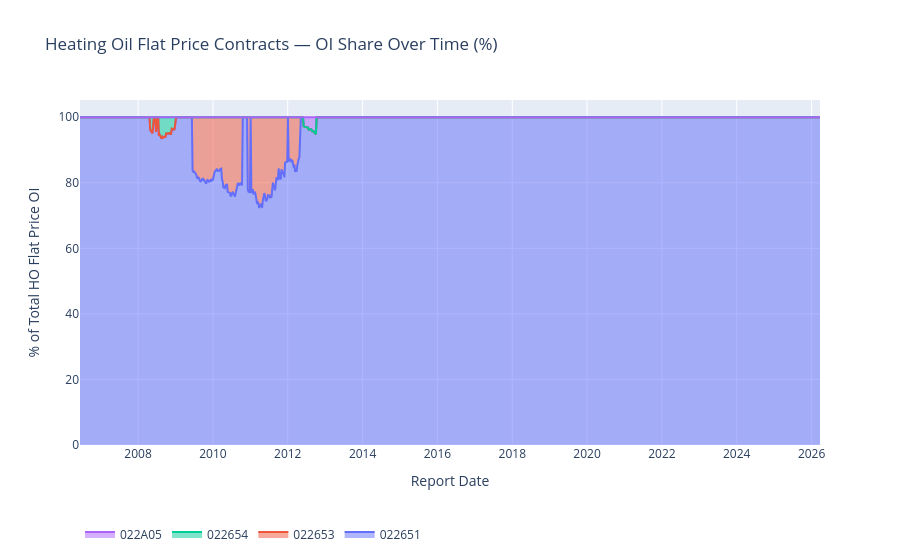

Notebook source saved alongside this figure:
### Markdown cell above
## Open Interest Over Time — Stacked Area (Percentage)

### Code cell
pivot = ho.pivot_table(
    index="report_date_as_yyyy_mm_dd",
    columns="cftc_contract_market_code",
    values="open_interest_all",
    aggfunc="sum",
).fillna(0)

pct = pivot.div(pivot.sum(axis=1), axis=0) * 100

fig = go.Figure()
for col in pct.columns:
    label = code_labels.get(col, col)
    fig.add_trace(go.Scatter(
        x=pct.index, y=pct[col],
        name=col,
        hovertext=label,
        stackgroup="one",
        groupnorm="percent",
    ))
fig.update_layout(
    title="Heating Oil Flat Price Contracts — OI Share Over Time (%)",
    xaxis_title="Report Date",
    yaxis_title="% of Total HO Flat Price OI",
    legend=dict(orientation="h", yanchor="bottom", y=-0.3),
)
fig.show()

### Figure 1 — Plotly figure (JSON) as saved in the notebook; plotly's stock layout.template omitted (floating-point values rounded to 4 significant figures; data arrays with more than 128 entries replaced by an {"elided": "..."} marker saying what was removed)
{"data": [{"groupnorm": "percent", "hovertext": "NO. 2 HEATING OIL, N.Y. HARBOR - NEW YORK MERCANTILE EXCHANGE", "name": "022651", "stackgroup": "one", "type": "scatter", "x": {"elided": "1033 str values"}, "y": {"elided": "1033 float values"}}, {"groupnorm": "percent", "hovertext": "HEATING OIL AVG PRICE OPTIONS - NEW YORK MERCANTILE EXCHANGE", "name": "022653", "stackgroup": "one", "type": "scatter", "x": {"elided": "1033 str values"}, "y": {"elided": "1033 float values"}}, {"groupnorm": "percent", "hovertext": "EUR STYLE HEATING OIL OPTIONS - NEW YORK MERCANTILE EXCHANGE", "name": "022654", "stackgroup": "one", "type": "scatter", "x": {"elided": "1033 str values"}, "y": {"elided": "1033 float values"}}, {"groupnorm": "percent", "hovertext": "GULF COAST ULSD SWAP - NEW YORK MERCANTILE EXCHANGE", "name": "022A05", "stackgroup": "one", "type": "scatter", "x": {"elided": "1033 str values"}, "y": {"elided": "1033 float values"}}], "layout": {"legend": {"orientation": "h", "y": -0.3, "yanchor": "bottom"}, "title": {"text": "Heating Oil Flat Price Contracts — OI Share Over Time (%)"}, "xaxis": {"title": {"text": "Report Date"}}, "yaxis": {"title": {"text": "% of Total HO Flat Price OI"}}}}
